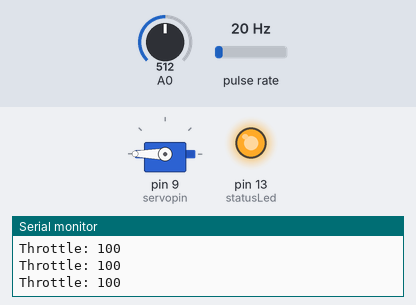
Bench run of a sketch on a simulated Arduino Uno, built with avr-gcc and run on an emulated ATmega328P. On the bench: servo, output pins drawn as LEDs (lit = HIGH), the last lines printed to the serial monitor. Wiring (inferred from the names in the program): pulse sensor: data pin 2. The test bench sets the inputs (shaded band); at power-on: A0 = 512, pulse rate 20 Hz.

Above: at 1.2 s.
1.3 s: A0 set to 0
At 2.5 s:
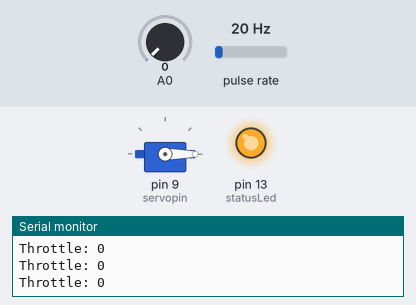
5.8 s: A0 set to 122
At 7.0 s:
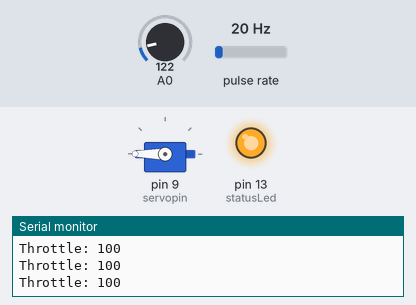
Timing chart, 0 to 8.8 s (numbered marks = the images above; inputs shaded):
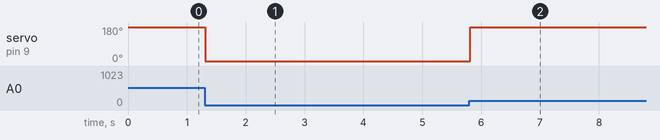

Measured:
- after the input at 1.3 s, servo on pin 9 (servopin): 180° → 0° at once
- after the input at 5.8 s, servo on pin 9 (servopin): 0° → 180° at once

The sketch:

Arduino_Acc_flow_blower_test.ino
```cpp
#include <Servo.h>
//Throttle servo
Servo acc;
int servopin = 9;
int accval = 0;
//Flow sensor
byte statusLed    = 13;
byte sensorInterrupt = 0;
byte sensorPin       = 2;
float calibrationFactor = 4.5;
volatile byte pulseCount;
float flowRate;
unsigned int flowMilliLitres;
unsigned long totalMilliLitres;
unsigned long oldTime;

void setup() {
pinMode(A0,INPUT);
Serial.begin(9600);
acc.attach(servopin);

pinMode(statusLed, OUTPUT);
digitalWrite(statusLed, HIGH);
pinMode(sensorPin, INPUT);
digitalWrite(sensorPin, HIGH);
pulseCount        = 0;
flowRate          = 0.0;
flowMilliLitres   = 0;
totalMilliLitres  = 0;
oldTime           = 0;
attachInterrupt(sensorInterrupt, pulseCounter, FALLING);
}

void loop() {
  accval = map(analogRead(A0),0,77,0,180);
  if(accval >= 0)
  if(accval > 180)
  accval = 180;
  else
  accval;
acc.write(accval);
Serial.println("Throttle: " + (String)map(accval,0,180,0,100));
if((millis() - oldTime) > 1000)
  {
    detachInterrupt(sensorInterrupt);
    flowRate = ((1000.0 / (millis() - oldTime)) * pulseCount) / calibrationFactor;
    oldTime = millis();
    unsigned int frac;
    Serial.print("Flow rate: ");
    Serial.print(int(flowRate));
    Serial.print(".");
    frac = (flowRate - int(flowRate)) * 10;
    Serial.print(frac, DEC);
    Serial.print("L/min");
    Serial.print("  Current Liquid Flowing: ");
    Serial.print(flowMilliLitres);
    Serial.print("mL/Sec");
    Serial.print("  Output Liquid Quantity: ");
    Serial.print(totalMilliLitres);
    Serial.println("mL");
    pulseCount = 0;
    attachInterrupt(sensorInterrupt, pulseCounter, FALLING);
  }
}
void pulseCounter()
{
  pulseCount++;
}
```
